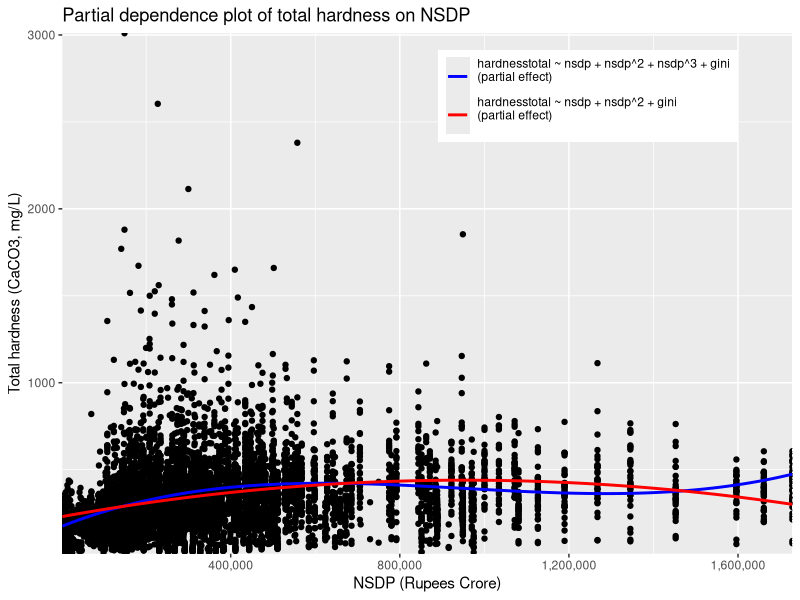
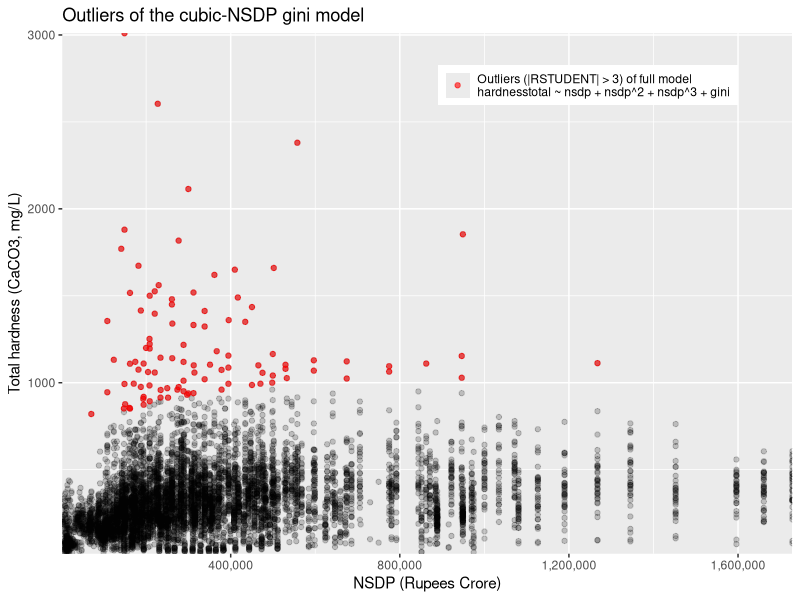
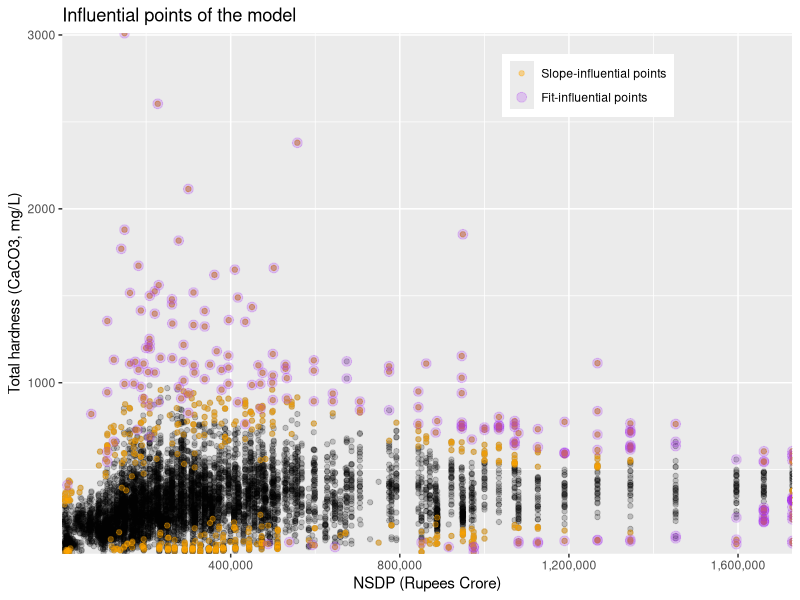
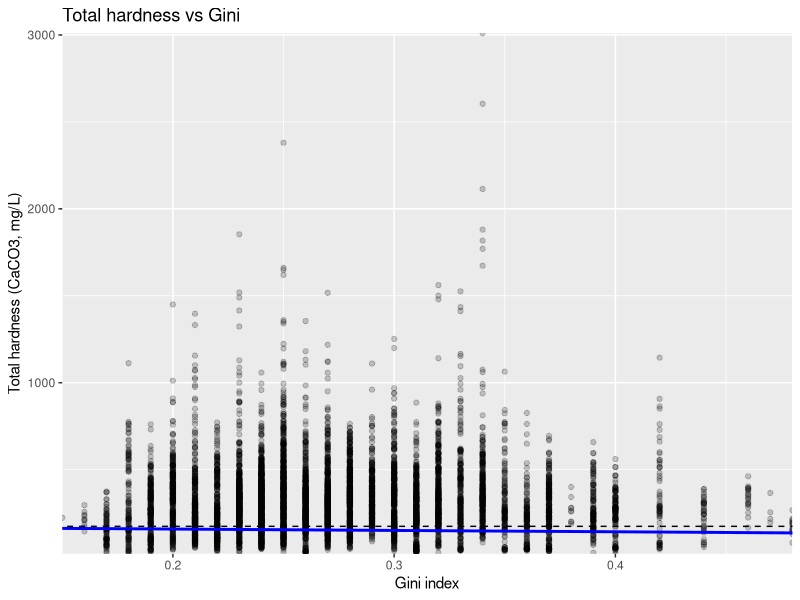
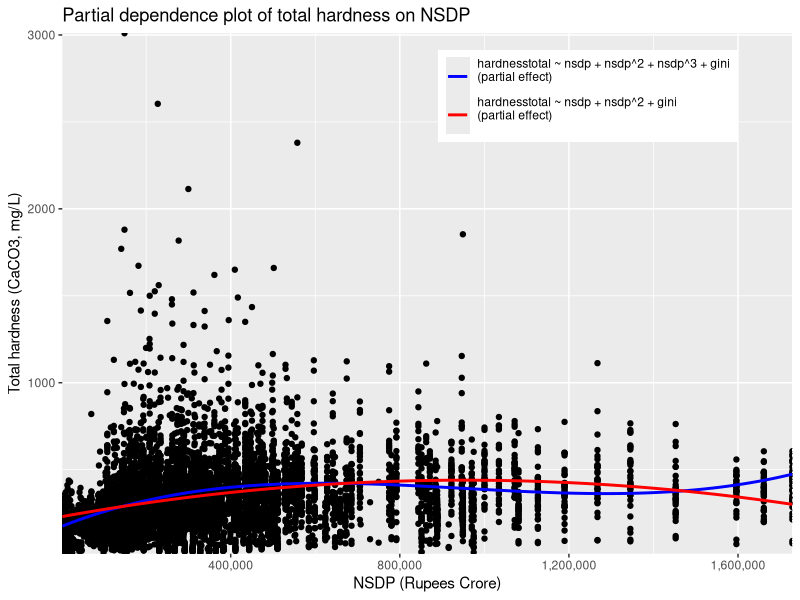
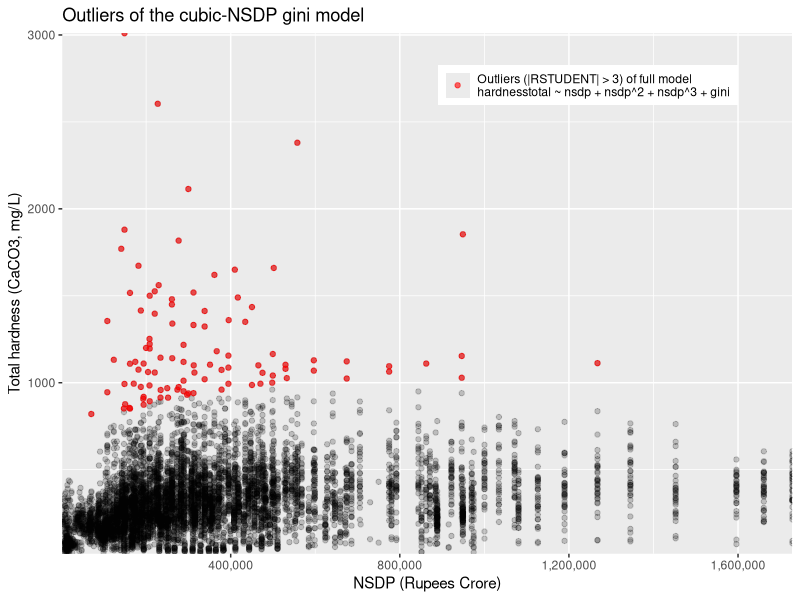
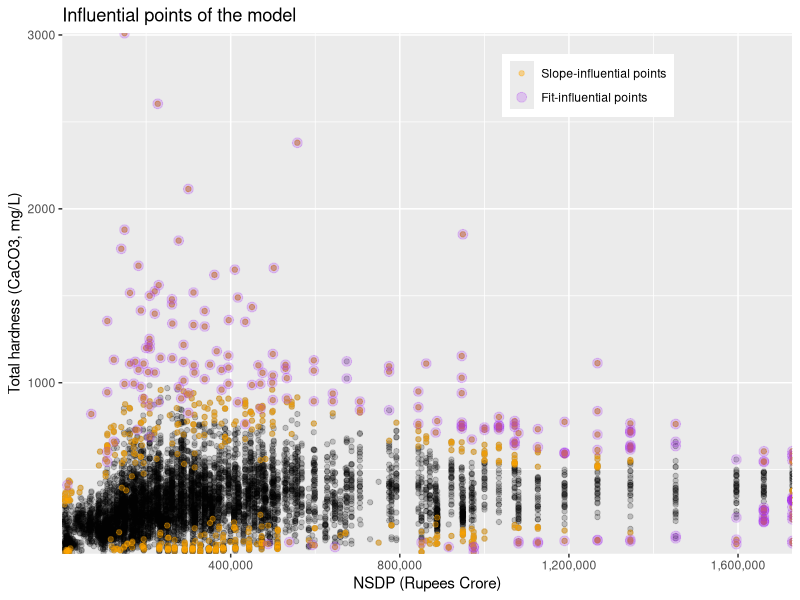
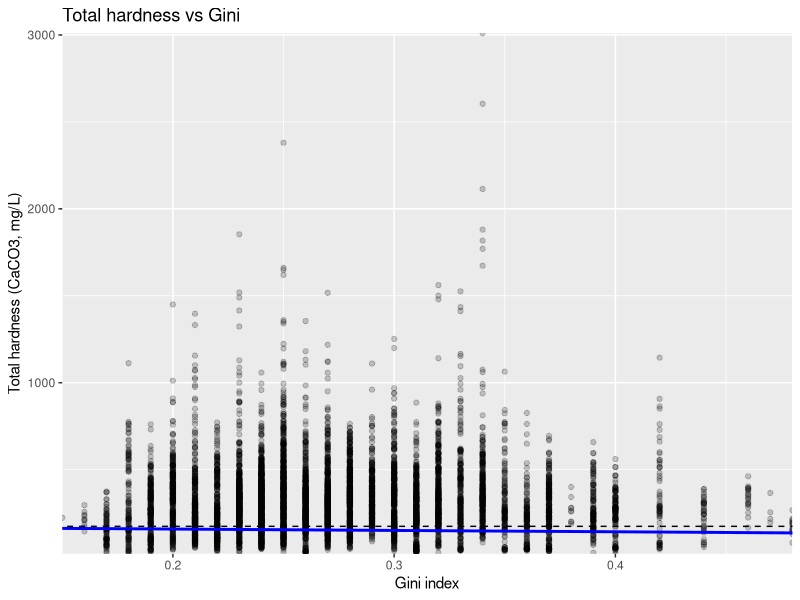

Generate these figures, in order, with R:
library(ggplot2)
library(readr)
library(scales)

gini_gwq_nsdp <- read_csv("output/gini_gwq_nsdp.csv")
gini_gwq_nsdp <- na.omit(gini_gwq_nsdp)
gini_gwq_nsdp <- gini_gwq_nsdp[gini_gwq_nsdp$hardnesstotal > 0,]
on_nsdp_quad_gini <- lm(formula=hardnesstotal ~ nsdp + I(nsdp**2) + gini, data=gini_gwq_nsdp)
on_nsdp_poly_gini <- lm(formula=hardnesstotal ~ nsdp + I(nsdp**2) + I(nsdp**3) + gini, data=gini_gwq_nsdp)
print(summary(on_nsdp_quad_gini))
print(summary(on_nsdp_poly_gini))
# exit()
coefs_poly = coef(on_nsdp_poly_gini)
f <- function(x){coefs_poly[1] + coefs_poly[2]*x + coefs_poly[3]*x^2 + coefs_poly[4]*x^3}
coefs_quad = coef(on_nsdp_quad_gini)
f_quad <- function(x){coefs_quad[1] + coefs_quad[2]*x + coefs_quad[3]*x^2}

model_rstudents <- rstudent(on_nsdp_poly_gini)

nsdp_trend_plot <- ggplot(gini_gwq_nsdp, aes(y=hardnesstotal, x=nsdp)) +
  geom_point() +
  # stat_smooth(method='lm', formula=y ~ x + I(x**2) + I(x**3), se=TRUE, aes(colour="blue")) +
  stat_function(fun=f, aes(colour="blue"), linewidth=1) +
  ggtitle("Partial dependence plot of total hardness on NSDP") +
  xlab("NSDP (Rupees Crore)") +
  ylab("Total hardness (CaCO3, mg/L)") +
  scale_x_continuous(labels = comma) +
  coord_cartesian(expand = FALSE) +
  # stat_smooth(method='lm', formula=y ~ x + I(x**2), se=TRUE, aes(colour="red")) +
  stat_function(fun=f_quad, aes(colour="red"), linewidth=1) +
  scale_discrete_manual(c("colour"), name="Legend", values=c("blue", "red"), labels=c("hardnesstotal ~ nsdp + nsdp^2 + nsdp^3 + gini\n(partial effect)\n", "hardnesstotal ~ nsdp + nsdp^2 + gini\n(partial effect)\n")) +
  theme(legend.position=c(0.72, 0.88), legend.title=element_blank())

gini_trend_plot <- ggplot(gini_gwq_nsdp, aes(y=hardnesstotal, x=gini)) +
  geom_point(alpha=0.2) +
  geom_abline(intercept=coefs_poly[1], slope=coefs_poly[5], colour="blue", linewidth=1) +
  geom_abline(intercept=coefs_poly[1], slope=0, colour="black", linetype="dashed") +
  ggtitle("Total hardness vs Gini") +
  xlab("Gini index") +
  ylab("Total hardness (CaCO3, mg/L)") +
  scale_x_continuous(labels = comma) +
  coord_cartesian(expand = FALSE) +
  scale_discrete_manual(c("colour"), name="Legend", values="blue", labels="hardnesstotal ~ nsdp + nsdp^2 + nsdp^3 + gini\n(partial effect)\n") +
  theme(legend.position=c(0.72, 0.9), legend.title=element_blank())

outliers_plot <- ggplot(gini_gwq_nsdp, aes(y=hardnesstotal, x=nsdp)) +
  geom_point(alpha=0.2) +
  # stat_smooth(method='lm', formula=y ~ x + I(x**2) + I(x**3), se=FALSE, aes(colour="blue")) +
  ggtitle("Outliers of the cubic-NSDP gini model") +
  xlab("NSDP (Rupees Crore)") +
  ylab("Total hardness (CaCO3, mg/L)") +
  scale_x_continuous(labels = comma) +
  coord_cartesian(expand = FALSE) +
  geom_point(data=gini_gwq_nsdp[abs(model_rstudents) > 3,], aes(colour="red"), alpha=0.6) +
  scale_discrete_manual(c("colour"), name="Legend", values="red", labels="Outliers (|RSTUDENT| > 3) of full model\nhardnesstotal ~ nsdp + nsdp^2 + nsdp^3 + gini") +
  theme(legend.position=c(0.72, 0.9), legend.title=element_blank())

# Influential observations
dfbetas <- dfbetas(on_nsdp_poly_gini)
dfbetas_cutoff = 2/sqrt(nrow(gini_gwq_nsdp))
beta_infl_obs_idx = rowSums(abs(dfbetas) > dfbetas_cutoff) > 0
dffits <- dffits(on_nsdp_poly_gini)
dffits_cutoff <- 2 * sqrt((length(on_nsdp_poly_gini$coefficients))+1) / sqrt(nrow(gini_gwq_nsdp))
fit_infl_obs_idx = (abs(dffits) > dffits_cutoff) > 0

influence_plot <- ggplot(gini_gwq_nsdp, aes(y=hardnesstotal, x=nsdp)) +
  geom_point(alpha=0.2) +
  ggtitle("Influential points of the model") +
  xlab("NSDP (Rupees Crore)") +
  ylab("Total hardness (CaCO3, mg/L)") +
  scale_x_continuous(labels = comma) +
  coord_cartesian(expand = FALSE) +
  geom_point(data=gini_gwq_nsdp[beta_infl_obs_idx,], aes(colour="orange"), alpha=0.4) +
  geom_point(data=gini_gwq_nsdp[fit_infl_obs_idx,], aes(colour="purple"), alpha=0.2, size=3) +
  scale_discrete_manual(c("colour"), name="Legend", values=c("orange", "purple"), labels=c("Slope-influential points", "Fit-influential points")) +
  theme(legend.position=c(0.72, 0.9), legend.title=element_blank())

png("plots/Partial dependence plot of total hardness on NSDP.png")
print(nsdp_trend_plot)
dev.off()
print(nsdp_trend_plot)

png("plots/Outliers of the cubic-NSDP gini model.png")
print(outliers_plot)
dev.off()
print(outliers_plot)

png("plots/Influential points of the model.png")
print(influence_plot)
dev.off()
print(influence_plot)

png("plots/Gini trend.png")
print(gini_trend_plot)
dev.off()
print(gini_trend_plot)

outlier_pts <- gini_gwq_nsdp[abs(model_rstudents) > 3,]
influential_pts <- gini_gwq_nsdp[beta_infl_obs_idx | fit_infl_obs_idx,]

cat("\n\nInfluential points count by district:\n")
district_influence <- aggregate(hardnesstotal ~ state + district, influential_pts, NROW)
district_influence <- district_influence[with(district_influence, order(state, district)),]
district_influence$n_inflpts <- district_influence$hardnesstotal
district_influence$hardnesstotal <- NULL
print(district_influence)

cat("Influential points by state:\n")
state_influence <- aggregate(hardnesstotal ~ state, influential_pts, NROW)
state_influence <- state_influence[with(state_influence, order(state)),]
state_influence$n_inflpts <- state_influence$hardnesstotal
state_influence$hardnesstotal <- NULL
print(state_influence)

cat("\n\nOutlier count by district:\n")
district_outliers <- aggregate(hardnesstotal ~ state + district, outlier_pts, NROW)
district_outliers <- district_outliers[with(district_outliers, order(state, district)),]
district_outliers$n_outliers <- district_outliers$hardnesstotal
district_outliers$hardnesstotal <- NULL
print(district_outliers)

cat("Outlier count by state:\n")
state_outliers <- aggregate(hardnesstotal ~ state, outlier_pts, NROW)
state_outliers <- state_outliers[with(state_outliers, order(state)),]
state_outliers$n_outliers <- state_outliers$hardnesstotal
state_outliers$hardnesstotal <- NULL
print(state_outliers)